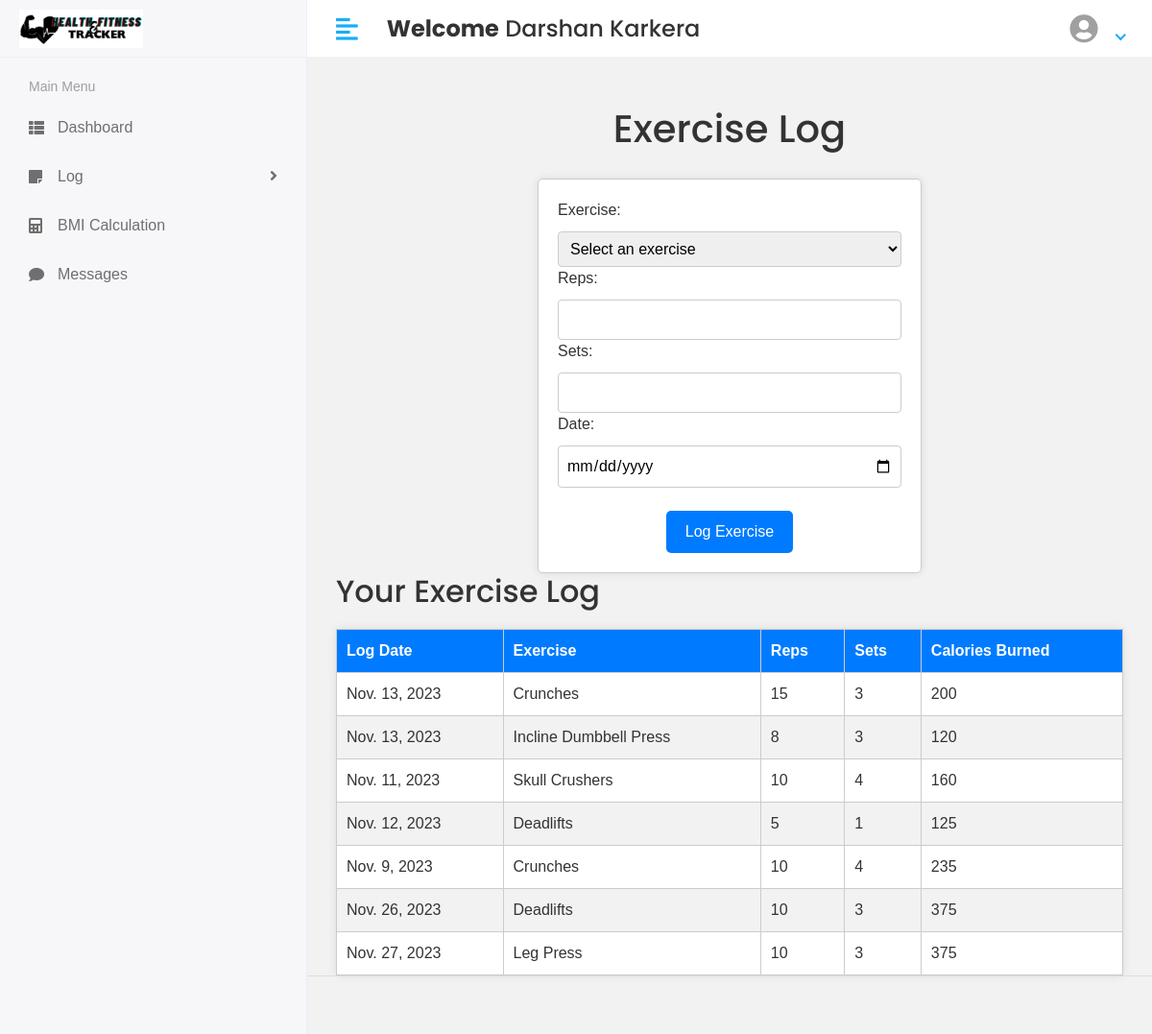
/User/log/exe_log (signed in), run on the app's committed database.
### app/models.py (models this page shows, shortened)
class CustomUser(AbstractUser):
    USER = (
        ('1', 'USER'),
        ('2', 'TRAINER'),
        ('3', 'ADMIN')
    )
    user_type = models.CharField(choices=USER, max_length=50, default=1)

class ExerciseLog(models.Model):
    user = models.ForeignKey('CustomUser', on_delete=models.CASCADE)
    exercise = models.ForeignKey(Exercise, on_delete=models.CASCADE)
    reps = models.PositiveIntegerField()
    sets = models.PositiveIntegerField()
    log_date = models.DateField()
    calories_burned = models.PositiveIntegerField(default=0)

class Exercise(models.Model):
    name = models.CharField(max_length=100)
    category = models.ForeignKey(ExerciseCategory, on_delete=models.CASCADE)
    calories_burned_per_set  = models.PositiveIntegerField(default=0)

### health_and_fitness_tracker/user_views.py (the view)
# urls.py: path('User/log/exe_log', user_views.EXE_LOG, name='exe_log'),
def EXE_LOG(request):
    exercise_logs = ExerciseLog.objects.filter(user=request.user)
    exercise_list = Exercise.objects.all()
    return render(request, 'User/exe_log.html', {
        "exercise_logs": exercise_logs,
        "exercise_list": exercise_list,
    })

### template/User/exe_log.html (shortened to what this page needs)
{% extends "base.html" %}
{% load static %}
{% block content %}
    <h1>Exercise Log</h1>
    <form method="post" action="{% url 'log_exercise' %}">
        <label for="exercise">Exercise:</label>
        <select name="exercise" id="exercise" required>
            <option value="" disabled selected>Select an exercise</option>
        </select>
        <label for="reps">Reps:</label>
        <input type="number" id="reps" name="reps" min="1" step="1" required>
        <label for="sets">Sets:</label>
        <input type="number" id="sets" name="sets" min="1" step="1" required>
        <label for="log_date">Date:</label>
        <input type="date" id="log_date" name="log_date" required>
        <br><br>
        <button type="submit">Log Exercise</button>
    </form>
    <h2>Your Exercise Log</h2>
    <table>
    <thead>
        <tr>
            <th>Log Date</th>
            <th>Exercise</th>
            <th>Reps</th>
            <th>Sets</th>
            <th>Calories Burned</th>
        </tr>
    </thead>
    <tbody>
        {% for log in exercise_logs %}
            <tr>
                <td>{{ log.log_date }}</td>
                <td>{{ log.exercise.name }}</td>
                <td>{{ log.reps }}</td>
                <td>{{ log.sets }}</td>
                <td>{{ log.calories_burned }}</td>
            </tr>
        {% endfor %}
    </tbody>
</table>
{% endblock %}

### template/includes/header.html (shortened to what this page needs)
{% load static %}
<div class="header">
            <div class="header-left">
               <a href="index.html" class="logo">
               <img src="{% static 'assets/img/TRACKERlogo.png' %}" alt="Logo">
               </a>
            </div>
            <a href="javascript:void(0);" id="toggle_btn">
            <i class="fas fa-align-left"></i>
            </a>
            <div class="top-nav-search mt-3">
               <h4><strong>Welcome</strong>&nbsp;<span>{{user.first_name}} {{ user.last_name }}</span>&nbsp;</h4>
            </div>
            <ul class="nav user-menu">
               <li class="nav-item dropdown has-arrow">
                  <a href="#" class="dropdown-toggle nav-link" data-toggle="dropdown">
                  <span class="user-img" ><i class="fa fa-user-circle" style="font-size:30px;padding:15px 8px 0 0;"></i></span>
                  </a>
               </li>
            </ul>
         </div>

### static/assets/css/style.css (style rules this page uses)
html { height: 100%; }
body { background-color: #fff; color: #333; font-family: 'Poppins', sans-serif; font-size: 1rem; height: 100%; line-height: 1.5; overflow-x: hidden; }
h1, h2, h3, h4, h5, h6 { font-family: 'Poppins', sans-serif; margin-top: 0; }
a { color: #009ce7; }
input, button, a { transition: all 0.4s ease; -moz-transition: all 0.4s ease; -o-transition: all 0.4s ease; -ms-transition: all 0.4s ease; -webkit-transition: all 0.4s ease; }
input, input:focus, button, button:focus { outline: none; }
ul, ol { padding: 0px; list-style: none; }
.header { background-color: #fff; border-bottom: 1px solid #f3f3f4; left: 0; position: fixed; right: 0; top: 0; z-index: 1001; height: 60px; }
.header .header-left { float: left; height: 60px; padding: 0 20px; position: relative; width: 320px; z-index: 1; transition: all 0.2s ease-in-out; background-color: #f7f7fa; border-bottom: 1px solid #efefef; border-right: 1px solid #ececf5; display: flex; align-items: center; }
.header .header-left .logo { display: inline-block; line-height: 60px; }
.header .header-left .logo img { max-height: 40px; width: auto; }
.header .dropdown-toggle:after { display: none; }
.header .has-arrow .dropdown-toggle:after { border-top: 0; border-left: 0; border-bottom: 2px solid #18aefa; border-right: 2px solid #18aefa; content: ''; height: 8px; display: inline-block; pointer-events: none; -webkit-transform-origin: 66% 66%; -ms-transform-origin: 66% 66%; transform-origin: 66% 66%; -webkit-transform: rotate(45deg); -ms-transform: rotate(45deg); transform: rotate(45deg); -webkit-transition: all 0.15s ease-in-out; transition: all 0.15s ease-in-out; width: 8px; vertical-align: 0px; }
.user-menu { float: right; margin: 0; position: relative; z-index: 99; padding-right: 15px; }
.user-menu.nav > li > a { color: #a0a0a0; font-size: 14px; line-height: 58px; padding: 0 15px; height: 60px; }
.user-img { margin-right: 3px; position: relative; }
.top-nav-search { float: left; margin-left: 15px; }
@media (min-width: 992px) { #toggle_btn { align-items: center; color: #18aefa; display: inline-flex; float: left; font-size: 26px; height: 60px; justify-content: center; margin-left: 15px; padding: 0 15px; } }

### template/User/exe_log.html (style rules this page uses)
body { font-family: Arial, sans-serif; margin: 0; padding: 0; background-color: #f2f2f2; }
h1 { text-align: center; padding: 20px; }
form { background-color: #fff; max-width: 400px; margin: 0 auto; padding: 20px; border: 1px solid #ccc; border-radius: 5px; box-shadow: 0 0 10px rgba(0, 0, 0, 0.1); }
label { display: block; margin-bottom: 10px; }
#exercise, #reps, #sets, #log_date { width: 100%; padding: 8px; border: 1px solid #ccc; border-radius: 4px; }
table { width: 100%; margin-top: 20px; border-collapse: collapse; background-color: #fff; border: 1px solid #ccc; border-radius: 5px; box-shadow: 0 0 10px rgba(0, 0, 0, 0.1); }
th, td { border: 1px solid #ccc; padding: 10px; text-align: left; }
th { background-color: #007BFF; color: #fff; }
tr:nth-child(even) { background-color: #f2f2f2; }
button { background-color: #007BFF; color: #fff; padding: 10px 20px; border: none; border-radius: 5px; cursor: pointer; display: block; margin: 0 auto; }

### data on the page
CustomUser: first_name "Darshan", last_name "Karkera"
ExerciseLog: log_date "Nov. 13, 2023", exercise.name "Crunches", reps "15", sets "3", calories_burned "200"
ExerciseLog: log_date "Nov. 13, 2023", exercise.name "Incline Dumbbell Press", reps "8", sets "3", calories_burned "120"
ExerciseLog: log_date "Nov. 11, 2023", exercise.name "Skull Crushers", reps "10", sets "4", calories_burned "160"
ExerciseLog: log_date "Nov. 12, 2023", exercise.name "Deadlifts", reps "5", sets "1", calories_burned "125"
ExerciseLog: log_date "Nov. 9, 2023", exercise.name "Crunches", reps "10", sets "4", calories_burned "235"
ExerciseLog: log_date "Nov. 26, 2023", exercise.name "Deadlifts", reps "10", sets "3", calories_burned "375"
ExerciseLog: log_date "Nov. 27, 2023", exercise.name "Leg Press", reps "10", sets "3", calories_burned "375"
